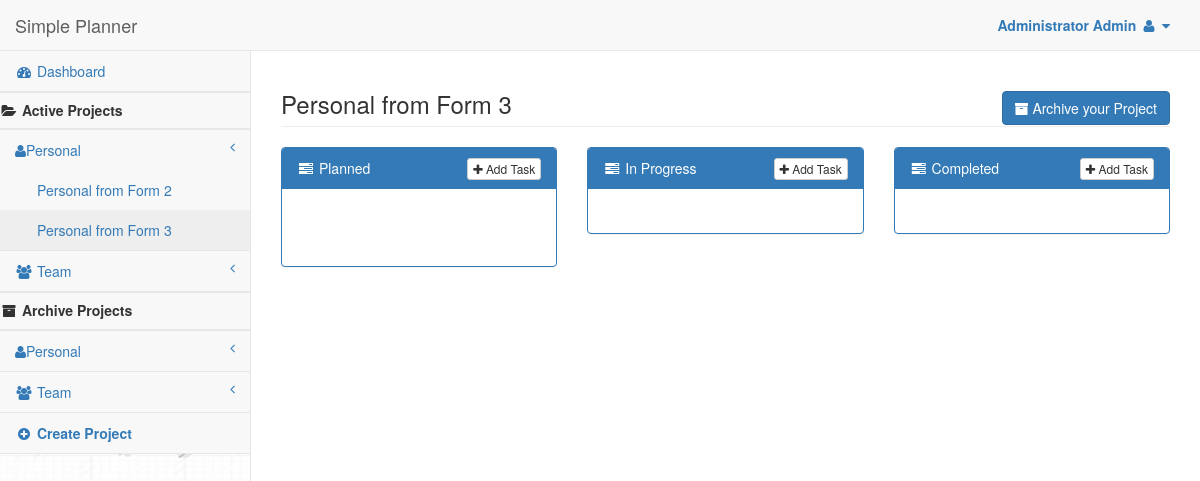
The app's page /7/project (signed in) with its own data.
### tasks/models.py (models this page shows, shortened)
class Project(models.Model):
    def get_sentinel_user():
        return get_user_model().objects.get_or_create(username='unknown')[0]
    TYPES =( ('P', 'Personal'),
             ('T', 'Team')
        )
    STATUSES =( ('A', 'Active'),
             ('D', 'Archive')
        )
    name = models.CharField(max_length=200)
    p_type = models.CharField(max_length=1, choices=TYPES)
    status = models.CharField(max_length=1, choices=STATUSES)
    creationDate = models.DateTimeField(auto_now=True)
    owner = models.ForeignKey(
        settings.AUTH_USER_MODEL,
        on_delete=models.SET(get_sentinel_user)
    )

class Bucket(models.Model):
    project = models.ForeignKey(Project, on_delete=models.CASCADE)
    name = models.CharField(max_length=200)
    seq = models.IntegerField()

### tasks/views.py (the view)
# urls.py: path("<int:projectid>/project", views.project, name="project"),
def project(request, projectid):
    if not request.user.is_authenticated:
        return render(request, "tasks/login.html", {"message": 'Please Login for managing Tasks'})
    userProjects = UserProject.objects.filter(user=request.user)
    data = None
    if request.session.get('task_creation'):
         data = request.session.get('task_creation')
         print(f"message from Task Create: {data}")
         del request.session['task_creation']
    projectDict = {'Active_Personal':[], 'Active_Team':[], 'Archive_Personal':[],'Archive_Team':[] }
    for uProj in userProjects:
        if uProj.project.p_type == 'P':
            if uProj.project.status == 'A':
                projectDict['Active_Personal'].append({'id':uProj.project.id,'name':uProj.project.name, 'role':uProj.get_role_display() })
            else:
                projectDict['Archive_Personal'].append({'id':uProj.project.id,'name':uProj.project.name, 'role':uProj.get_role_display() })
        else:
            if uProj.project.status == 'A':
                projectDict['Active_Team'].append({'id':uProj.project.id,'name':uProj.project.name, 'role':uProj.get_role_display() })
            else:
                projectDict['Archive_Team'].append({'id':uProj.project.id,'name':uProj.project.name, 'role':uProj.get_role_display() })
    selProject = Project.objects.get(pk = projectid)
    teammembers = UserProject.objects.filter(project=selProject)
    l_teammembers = []
    for teammember in teammembers:
        l_teammembers.append({'userid':teammember.user.id, 'username':teammember.user.username, 'firstname':teammember.user.first_name})
    buckets = Bucket.objects.filter(project=selProject).order_by('seq')
    bTaskDict = {}
    for bkt in buckets:
        tasks = Task.objects.filter(project= selProject,bucket=bkt).order_by ('dueDate', 'id')
        bTaskDict[bkt.name]=[]
        for task in tasks:
            taskJson = {'id':task.id, 'title':task.title, 'description':task.description, 'owner':task.owner.get_username(),
              'owner_firstname':task.owner.get_short_name(),
              'dueDate': task.dueDate, 'assignedTo':task.assignedTo.get_username(), 'assignedTo_firstname':task.assignedTo.get_short_name()}
            bTaskDict[bkt.name].append(taskJson)
    bTaskDict = json.dumps(bTaskDict, cls=DjangoJSONEncoder)
    users = User.objects.all().values_list('id','username', 'first_name', 'last_name').order_by('first_name')
    userslist= json.dumps(list(users), cls=DjangoJSONEncoder)
    print(f"{userslist}")
    context= {'projectDict':projectDict, 'buckets':buckets, 'bTaskDict':json.loads(bTaskDict)
               , 'user':request.user.get_full_name(), 'currentProject':selProject
               , 'user_short':request.user.get_short_name
               ,'QO_teammembers': teammembers
               , 'teammembers':json.dumps(l_teammembers), 'task_creation':data
               , 'all_users':userslist
    }
    return render(request, "tasks/index.html", context)

### tasks/templates/tasks/index.html (shortened to what this page needs)
{% extends "tasks/base.html" %} {% block title %} Simple Planner {% endblock %} {% block body %}
<div id="wrapper">
    <nav class="navbar navbar-default navbar-static-top" role="navigation" style="margin-bottom: 0">
        <div class="navbar-header">
            <a class="navbar-brand" href="{% url 'home' %}">Simple Planner</a>
        </div>
        <ul class="nav navbar-top-links navbar-right">
            <li class="dropdown">
                <a class="dropdown-toggle" data-toggle="dropdown" href="#">
                    <strong> {{user}} </strong> <i class="fa fa-user fa-fw"></i> <i class="fa fa-caret-down"></i>
                </a>
            </li>
        </ul>
        <div class="navbar-default sidebar" role="navigation">
            <div class="sidebar-nav navbar-collapse">
                <ul class="nav" id="side-menu">
                    <li>
                        <a href="{% url 'home' %}"><i class="fa fa-dashboard fa-fw"></i> Dashboard</a>
                    </li>
                    <li class="divider"></li>
                    <li>
                        <h5>
                            <i class="fa fa-folder-open fa-fw"></i>
                            <strong>Active Projects</strong>
                        </h5>
                    </li>
                    <li class="divider"></li>
                    <li>
                        <a href="#"><i class="fa fa-user"></i>Personal<span class="fa arrow"></span></a>
                        <ul class="nav nav-second-level">
                            {% for proj in projectDict.Active_Personal %}
                            <li>
                                <a data-projectid="{{ proj.id }}" href="{% url 'project'  proj.id  %}">{{proj.name}}</a>
                            </li>
                            {% endfor %}
                        </ul>
                    </li>
                    <li>
                        <a href="#"><i class="fa fa-group fa-fw"></i> Team<span class="fa arrow"></span></a>
                    </li>
                    <li class="divider"></li>
                    <li>
                        <h5>
                            <i class="fa  fa-archive fa-fw"></i>
                            <strong>Archive Projects</strong>
                        </h5>
                    </li>
                    <li class="divider"></li>
                    <li>
                        <a href="#"><i class="fa fa-user"></i>Personal<span class="fa arrow"></span></a>
                    </li>
                    <li>
                        <a href="#"><i class="fa fa-group fa-fw"></i> Team<span class="fa arrow"></span></a>
                    </li>
                    <li>
                        <a href="{% url 'createproject' %}"><strong><i class="fa fa-plus-circle fa-fw"></i> Create Project </strong></a>
                    </li>
                </ul>
            </div>
        </div>
    </nav>
    <div id="page-wrapper">
        <div class="row">
            <div class="col-lg-12">
                <form id="archive_{{bucket.id}}" action="{% url 'archive' %}" method="post">
                <h3 class="page-header">{{currentProject.name}}
                <div class="pull-right">
                    {% if currentProject.status == 'A' %}
                    <button type="submit" class="btn btn-primary"><i class="fa fa-archive px-2"></i> Archive your Project</button>
                    {% else %}
                    <input name="status" type="hidden" value="A" required/>
                    <button type="submit" class="btn btn-primary"><i class="fa fa-folder-open px-2"></i> Activate your Project</button>
                    {% endif %}
                </div>
                </h3>
                </form>
            </div>
        </div>
        <div class="row row_buckets">
            {% for bucket in buckets %}
            <div class="col-lg-4" id="bucketAccordion_{{bucket.id}}">
                <div class="panel panel-primary">
                    <div class="panel-heading" data-toggle="collapse" data-parent="#bucketAccordion_{{bucket.id}}" href="#bucketBody_{{bucket.id}}" aria-expanded="true">
                        <i class="fa fa-tasks fa-fw"></i> {{bucket.name}}
                        {% if currentProject.status == 'A' %}
                        <div class="pull-right">
                            <button type="button" class="btn btn-default btn-xs add_task_bttn" data-projectid="{{currentProject.id}}" data-bucketid="{{bucket.id}}" data-teammembers="{{teammembers}}"><i class="fa fa-plus px-2"></i> Add Task </button>
                        </div>
                        {% endif %}
                    </div>
                    <div class="panel-body" id="bucketBody_{{bucket.id}}">
                        {% for key, tasks in bTaskDict.items %} {%if key == bucket.name %} {% for task in tasks %}
                            <div id="move_whole_task_{{task.id}}" class="move_whole_task">
                            </div>
                        {% endfor %}
                        {% endif %} {% endfor %}
                    </div>
                </div>
            </div>
            {% endfor %}
        </div>
    </div>
</div>
{% endblock %}

### records on screen
Project: name "Personal from Form 2"
Project: name "Personal from Form 3", name "Personal from Form 3"
Bucket: name "Planned"
Bucket: name "In Progress"
Bucket: name "Completed"

### other values on screen
{{ user }} "Administrator Admin"
